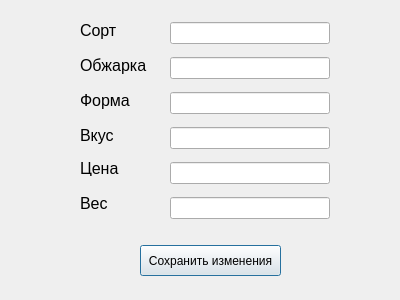
<?xml version="1.0" encoding="UTF-8"?>
<ui version="4.0">
 <class>Dialog</class>
 <widget class="QDialog" name="Dialog">
  <property name="geometry">
   <rect>
    <x>0</x>
    <y>0</y>
    <width>400</width>
    <height>300</height>
   </rect>
  </property>
  <property name="windowTitle">
   <string>Dialog</string>
  </property>
  <widget class="QLabel" name="label_2">
   <property name="geometry">
    <rect>
     <x>80</x>
     <y>55</y>
     <width>71</width>
     <height>21</height>
    </rect>
   </property>
   <property name="font">
    <font>
     <pointsize>12</pointsize>
    </font>
   </property>
   <property name="text">
    <string>Обжарка</string>
   </property>
  </widget>
  <widget class="QPushButton" name="pushButton">
   <property name="geometry">
    <rect>
     <x>140</x>
     <y>245</y>
     <width>141</width>
     <height>31</height>
    </rect>
   </property>
   <property name="text">
    <string>Сохранить изменения</string>
   </property>
  </widget>
  <widget class="QLabel" name="label_5">
   <property name="geometry">
    <rect>
     <x>80</x>
     <y>160</y>
     <width>51</width>
     <height>16</height>
    </rect>
   </property>
   <property name="font">
    <font>
     <pointsize>12</pointsize>
    </font>
   </property>
   <property name="text">
    <string>Цена</string>
   </property>
  </widget>
  <widget class="QLabel" name="label_4">
   <property name="geometry">
    <rect>
     <x>80</x>
     <y>125</y>
     <width>71</width>
     <height>21</height>
    </rect>
   </property>
   <property name="font">
    <font>
     <pointsize>12</pointsize>
    </font>
   </property>
   <property name="text">
    <string>Вкус</string>
   </property>
  </widget>
  <widget class="QWidget" name="verticalLayoutWidget">
   <property name="geometry">
    <rect>
     <x>170</x>
     <y>15</y>
     <width>160</width>
     <height>211</height>
    </rect>
   </property>
   <layout class="QVBoxLayout" name="verticalLayout">
    <item>
     <widget class="QLineEdit" name="sortEdit"/>
    </item>
    <item>
     <widget class="QLineEdit" name="fryEdit"/>
    </item>
    <item>
     <widget class="QLineEdit" name="formEdit"/>
    </item>
    <item>
     <widget class="QLineEdit" name="tasteEdit"/>
    </item>
    <item>
     <widget class="QLineEdit" name="priceEdit"/>
    </item>
    <item>
     <widget class="QLineEdit" name="weightEdit"/>
    </item>
   </layout>
  </widget>
  <widget class="QLabel" name="label">
   <property name="geometry">
    <rect>
     <x>80</x>
     <y>20</y>
     <width>41</width>
     <height>21</height>
    </rect>
   </property>
   <property name="font">
    <font>
     <pointsize>12</pointsize>
    </font>
   </property>
   <property name="text">
    <string>Сорт</string>
   </property>
  </widget>
  <widget class="QLabel" name="label_6">
   <property name="geometry">
    <rect>
     <x>80</x>
     <y>195</y>
     <width>51</width>
     <height>16</height>
    </rect>
   </property>
   <property name="font">
    <font>
     <pointsize>12</pointsize>
    </font>
   </property>
   <property name="text">
    <string>Вес</string>
   </property>
  </widget>
  <widget class="QLabel" name="label_3">
   <property name="geometry">
    <rect>
     <x>80</x>
     <y>90</y>
     <width>61</width>
     <height>21</height>
    </rect>
   </property>
   <property name="font">
    <font>
     <pointsize>12</pointsize>
    </font>
   </property>
   <property name="text">
    <string>Форма</string>
   </property>
  </widget>
 </widget>
 <resources/>
 <connections/>
</ui>
